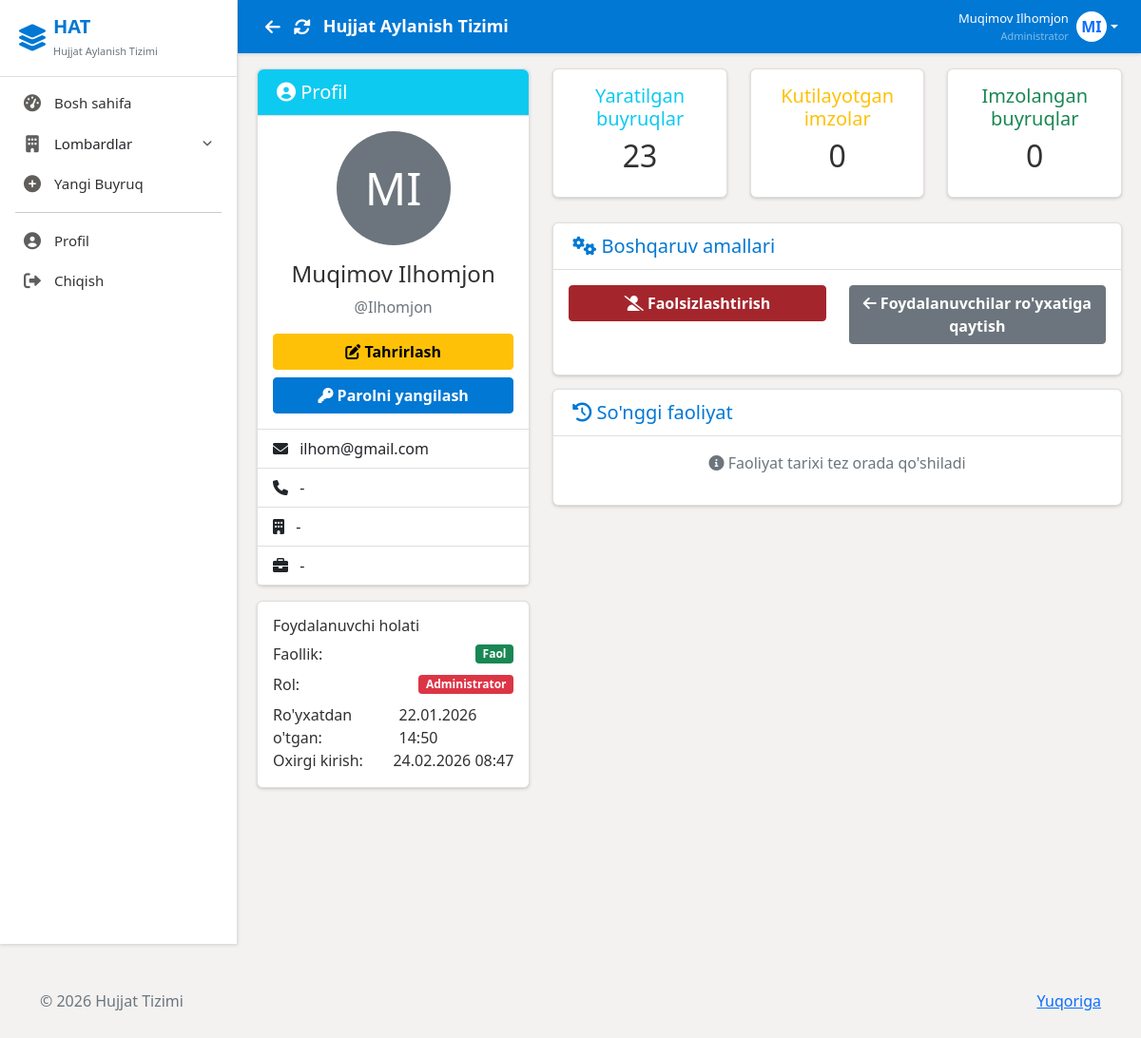
/user/1/ (signed in), run on an earlier commit of the app's database.
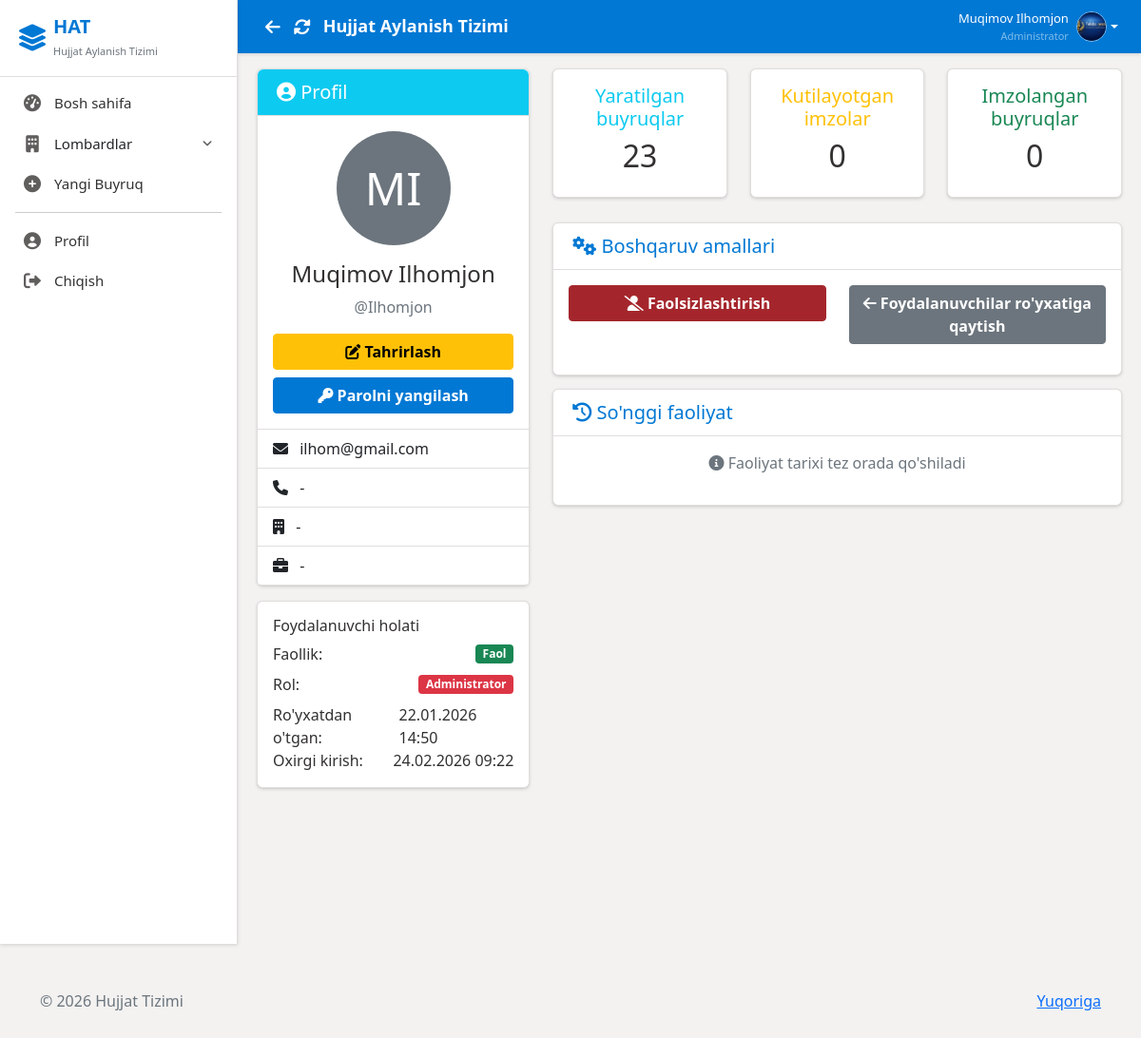
And on a later commit of the database.
### users/models.py (models this page shows, shortened)
class CustomUser(AbstractUser):
    ROLE_CHOICES = (
        ('admin', 'Administrator'),
        ('employee', 'Ishchi'),
        ('director', 'Direktor'),
    )
    role = models.CharField(max_length=20, choices=ROLE_CHOICES, default='employee')
    branch = models.ManyToManyField(
        Branch,
        related_name='employees',
        blank=True
    )
    profile_image = models.ImageField(upload_to='profiles/', null=True, blank=True)
    signature_image = models.ImageField(upload_to='signatures/', null=True, blank=True)
    fingerprint_enabled = models.BooleanField(default=False, verbose_name='Fingerprint Authentication Enabled')
    middle_name = models.CharField(max_length=100, blank=True, verbose_name='Otasining ismi')
    position = models.CharField(max_length=200, blank=True, verbose_name='Lavozim')
    class Meta:
        verbose_name = 'User'
        verbose_name_plural = 'Users'

### users/views.py (the view)
# urls.py: path('user/<int:user_id>/',         views.user_detail,          name='user_detail'),
@login_required
def user_detail(request, user_id):
    if not request.user.role == 'admin':
        messages.error(request, "You don't have access to this page")
        return redirect('dashboard')
    user = get_object_or_404(CustomUser, id=user_id)
    created_orders = Order.objects.filter(created_by=user).count()
    pending_signatures = Order.objects.filter(
        signers__user=user,
        status__in=['pending', 'partial']
    ).count()
    completed_signatures = OrderSignature.objects.filter(
        user=user,
        signed=True
    ).count()
    context = {
        'user': user,
        'created_orders': created_orders,
        'pending_signatures': pending_signatures,
        'completed_signatures': completed_signatures,
    }
    return render(request, 'users/user_detail.html', context)

### users/context_processors.py (called while the page is built)
def sidebar_branches(request):
    branches = Branch.objects.select_related('parent_branch').prefetch_related('sub_branches')
    return {
        'sidebar_branches': branches
    }

### templates/users/user_detail.html (shortened to what the changed rows need)
{% extends 'base.html' %}
{% block content %}
<div class="row">
    <div class="col-md-4">
        <div class="card">
            <div class="card-body text-center">
                <div class="mb-3">
                    <div class="avatar-circle" style="width: 120px; height: 120px; background: #6c757d; border-radius: 50%; margin: 0 auto; display: flex; align-items: center; justify-content: center; font-size: 48px; color: white;">
                        {{ user.first_name|first|upper }}{{ user.last_name|first|upper }}
                    </div>
                </div>
                <h4>{{ user.get_full_name }}</h4>
                <p class="text-muted">@{{ user.username }}</p>
                <div class="d-grid gap-2">
                    <a href="{% url 'edit_user' user.id %}" class="btn btn-warning">
                    </a>
                    <a href="{% url 'reset_password' user.id %}" class="btn btn-primary">
                    </a>
                </div>
            </div>
            <ul class="list-group list-group-flush">
                <li class="list-group-item">
                    <i class="fas fa-envelope me-2"></i>
                    {{ user.email }}
                </li>
                <li class="list-group-item">
                    <i class="fas fa-phone me-2"></i>
                    {{ user.phone|default:"-" }}
                </li>
                <li class="list-group-item">
                    <i class="fas fa-building me-2"></i>
                    {{ user.branch.name|default:"-" }}
                </li>
                <li class="list-group-item">
                    <i class="fas fa-briefcase me-2"></i>
                    {{ user.position|default:"-" }}
                </li>
            </ul>
        </div>
        <div class="card mt-3">
            <div class="card-body">
                <div class="d-flex justify-content-between align-items-center mb-2">
                    <span>Rol:</span>
                    <span class="badge {% if user.role == 'admin' %}bg-danger{% else %}bg-info{% endif %}">
                        {{ user.get_role_display }}
                    </span>
                </div>
                <div class="d-flex justify-content-between align-items-center">
                    <span>Ro'yxatdan o'tgan:</span>
                    <span>{{ user.date_joined|date:"d.m.Y H:i" }}</span>
                </div>
                <div class="d-flex justify-content-between align-items-center">
                    <span>Oxirgi kirish:</span>
                    <span>{{ user.last_login|date:"d.m.Y H:i"|default:"-" }}</span>
                </div>
            </div>
        </div>
    </div>
    <div class="col-md-8">
        <div class="row">
            <div class="col-md-4">
                <div class="card text-center">
                    <div class="card-body">
                        <h2>{{ created_orders }}</h2>
                    </div>
                </div>
            </div>
            <div class="col-md-4">
                <div class="card text-center">
                    <div class="card-body">
                        <h2>{{ pending_signatures }}</h2>
                    </div>
                </div>
            </div>
            <div class="col-md-4">
                <div class="card text-center">
                    <div class="card-body">
                        <h2>{{ completed_signatures }}</h2>
                    </div>
                </div>
            </div>
        </div>
    </div>
</div>
{% endblock %}

### templates/layouts/header.html (shortened to what this page needs)
<div class="header">
  <div class="d-flex align-items-center">
    <button onclick="history.back()" class="btn btn-link text-white p-1 me-1" title="Orqaga" style="font-size:18px; text-decoration:none;">
      <i class="fas fa-arrow-left"></i>
    </button>
    <button onclick="location.reload()" class="btn btn-link text-white p-1 me-2" title="Yangilash" style="font-size:18px; text-decoration:none;">
      <i class="fas fa-sync-alt"></i>
    </button>
    <h4>{% block header_title %}Hujjat Aylanish Tizimi{% endblock %}</h4>
  </div>
  {% if user.is_authenticated %}
  <div class="user-info">
    <div class="dropdown">
      <a href="#" class="d-flex align-items-center text-decoration-none dropdown-toggle text-white"
        data-bs-toggle="dropdown">
        <div class="text-end me-2 d-none d-md-block">
          <div class="fw-semibold" style="font-size: 13px;">{{ user.get_full_name }}</div>
          <div class="text-white-50" style="font-size: 11px;">{{ user.get_role_display }}</div>
        </div>
        {% if user.profile_image %}
        <img src="{{ user.profile_image.url }}" alt="Profile" class="user-avatar">
        {% else %}
        <div class="user-avatar bg-white text-primary d-flex align-items-center justify-content-center fw-bold">
          {{ user.first_name|first }}{{ user.last_name|first }}
        </div>
        {% endif %}
      </a>
    </div>
  </div>
  {% endif %}
</div>

What changed in the data, as far as the page shows it:
changed CustomUser "Muqimov Ilhomjon": profile_image: picture added; last_login "24.02.2026 08:47" → "24.02.2026 09:22"; first_name|first "M" → (not shown); profile_image empty → "profiles/20260207_1943_Image_Generation_simple_compose_01kgw8wpxked88aqcfnssp4htm.png" (drawn); last_name|first "I" → (not shown)
